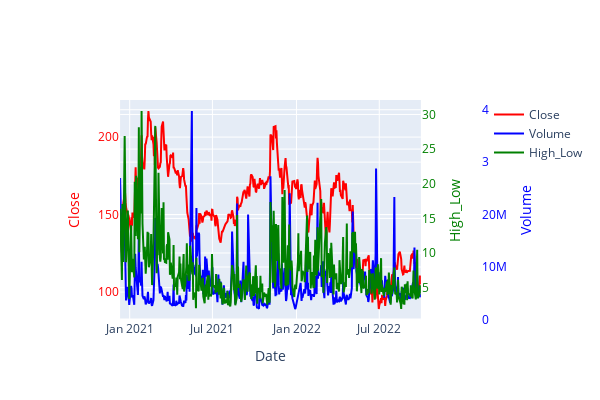

Source (notebook cell):
### Code cell
# 3개 축 그리기

import plotly.graph_objects as go

fig = make_subplots()
fig.add_trace(
    go.Scatter(
        x=df_abnb['Date'], y=df_abnb['Close'],name='Close',
        mode='lines',yaxis='y', line={'color':'red'}
        ) #1번째축
)
fig.add_trace(
    go.Scatter(
        x=df_abnb['Date'], y=df_abnb['Volume'],name='Volume',
        mode='lines',yaxis='y2', line={'color':'blue'}
        ) #2번째축 Volume
)
fig.add_trace(
    go.Scatter(
        x=df_abnb['Date'], y=df_abnb['High_Low'],name='High_Low',
        mode='lines',yaxis='y3', line={'color':'green'}
        ) #3번째축
)
fig.update_layout(
    yaxis = dict(title = 'Close'),
    yaxis2 = dict(title = 'Volume', position=1, side='right', overlaying='y',anchor='free'),
    yaxis3 = dict(title = 'High_Low' ,side='right', anchor='x', overlaying='y'),
    xaxis = dict(title = 'Date', domain=[.1,.85]),
    width = 600, height=400
)
fig.layout.yaxis.color = 'red'
fig.layout.yaxis2.color = 'blue'
fig.layout.yaxis3.color = 'green'

fig.show()

### Figure 1 — Plotly figure (JSON) as saved in the notebook; plotly's stock layout.template omitted (floating-point values rounded to 4 significant figures; data arrays with more than 128 entries replaced by an {"elided": "..."} marker saying what was removed)
{"data": [{"line": {"color": "red"}, "mode": "lines", "name": "Close", "type": "scatter", "x": {"elided": "454 str values"}, "y": {"elided": "454 float values"}, "yaxis": "y"}, {"line": {"color": "blue"}, "mode": "lines", "name": "Volume", "type": "scatter", "x": {"elided": "454 str values"}, "y": {"elided": "454 int values"}, "yaxis": "y2"}, {"line": {"color": "green"}, "mode": "lines", "name": "High_Low", "type": "scatter", "x": {"elided": "454 str values"}, "y": {"elided": "454 float values"}, "yaxis": "y3"}], "layout": {"height": 400, "width": 600, "xaxis": {"anchor": "y", "domain": [0.1, 0.85], "title": {"text": "Date"}}, "yaxis": {"anchor": "x", "color": "red", "domain": [0, 1], "title": {"text": "Close"}}, "yaxis2": {"anchor": "free", "color": "blue", "overlaying": "y", "position": 1, "side": "right", "title": {"text": "Volume"}}, "yaxis3": {"anchor": "x", "color": "green", "overlaying": "y", "side": "right", "title": {"text": "High_Low"}}}}
